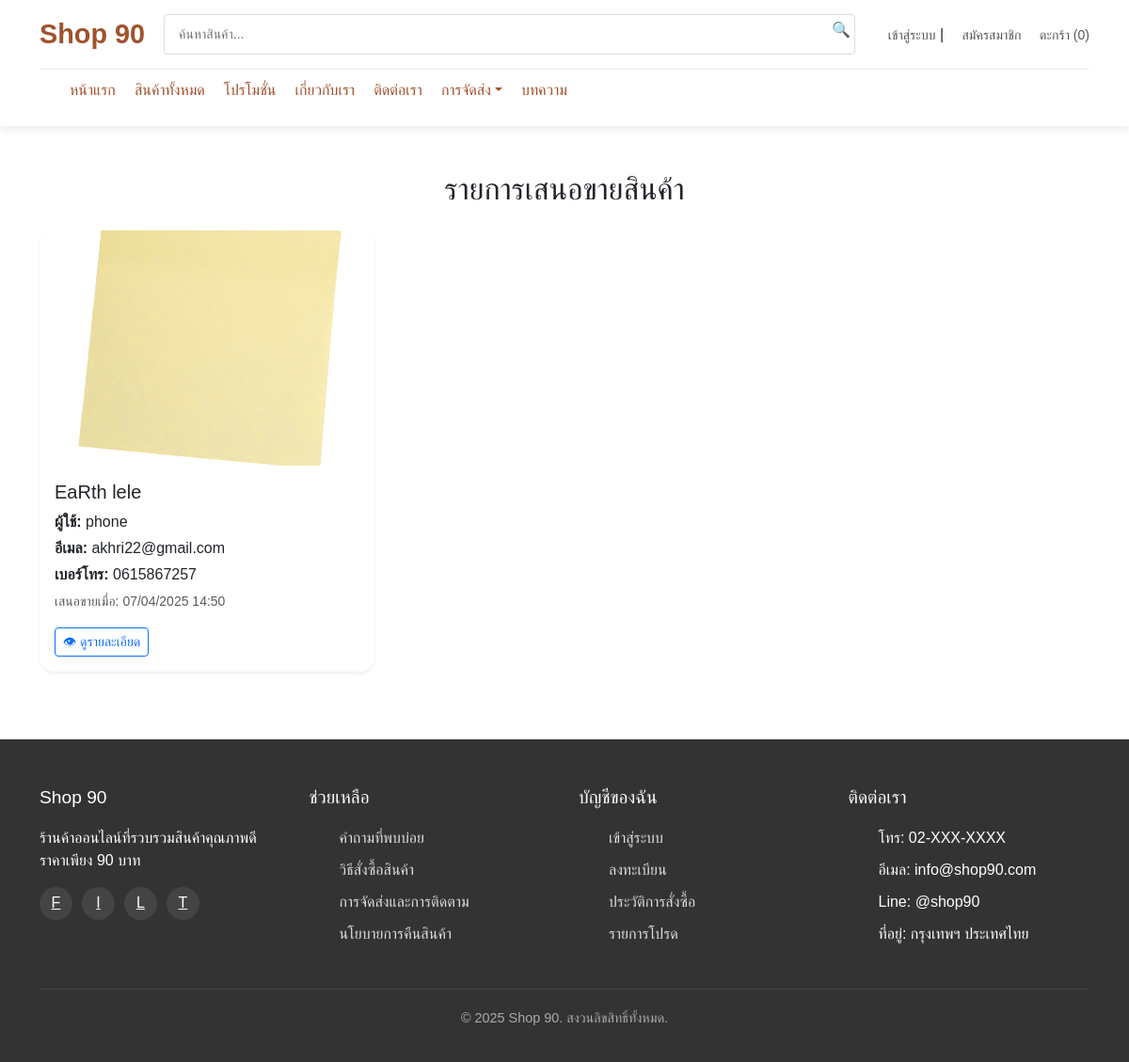
Screenshot of /page/offering_information.php with the database file from the repository.
### tables this page shows
CREATE TABLE `sell_offers` (
  `id` int(11) NOT NULL,
  `first_name` varchar(100) NOT NULL,
  `last_name` varchar(100) NOT NULL,
  `phone` varchar(20) NOT NULL,
  `email` varchar(255) NOT NULL,
  `image_path` varchar(255) NOT NULL,
  `details` text DEFAULT NULL,
  `submitted_at` datetime DEFAULT current_timestamp(),
  `user_id` int(255) NOT NULL
);

CREATE TABLE `users` (
  `user_id` int(11) NOT NULL,
  `username` varchar(255) NOT NULL,
  `email` varchar(255) NOT NULL,
  `password` varchar(255) NOT NULL,
  `phone_number` varchar(20) DEFAULT NULL,
  `address` text DEFAULT NULL,
  `user_type` enum('customer','admin') NOT NULL DEFAULT 'customer',
  `created_at` timestamp NOT NULL DEFAULT current_timestamp(),
  `profile_image` varchar(255) NOT NULL DEFAULT 'default.png'
);

### page/offering_information.php (the view, shortened to what this page needs)
<?php
include('../includes/header.php');
$sql = "SELECT s.*, u.username
        FROM sell_offers s
        JOIN users u ON s.user_id = u.user_id
        ORDER BY s.submitted_at DESC";
$result = mysqli_query($conn, $sql);
?>
<div class="container py-5">
    <h2 class="mb-4 text-center">รายการเสนอขายสินค้า</h2>
    <div class="row">
        <?php while ($row = mysqli_fetch_assoc($result)) : ?>
            <div class="col-md-4 mb-4">
                <div class="card shadow-sm border-0 rounded-4">
                    <img src="../upload/<?= htmlspecialchars($row['image_path']) ?>" class="card-img-top" alt="ภาพสินค้า" style="height: 250px; object-fit: cover;">
                    <div class="card-body">
                        <h5 class="card-title"><?= htmlspecialchars($row['first_name'] . ' ' . $row['last_name']) ?></h5>
                        <p class="card-text mb-1"><strong>ผู้ใช้:</strong> <?= htmlspecialchars($row['username']) ?></p>
                        <p class="card-text mb-1"><strong>อีเมล:</strong> <?= htmlspecialchars($row['email']) ?></p>
                        <p class="card-text mb-1"><strong>เบอร์โทร:</strong> <?= htmlspecialchars($row['phone']) ?></p>
                        <p class="card-text"><small class="text-muted">เสนอขายเมื่อ: <?= date("d/m/Y H:i", strtotime($row['submitted_at'])) ?></small></p>
                        <button class="btn btn-outline-primary btn-sm" data-bs-toggle="modal" data-bs-target="#modal<?= $row['id'] ?>">
                            👁 ดูรายละเอียด
                        </button>
                    </div>
                </div>
            </div>
        <?php endwhile; ?>
    </div>
</div>
<?php include('../includes/footer.php'); ?>

### assets/css/style.css (style rules this page uses)
* { box-sizing: border-box; margin: 0; padding: 0; font-family: 'Prompt', sans-serif; }
body { background-color: #f8f9fa; color: #333; line-height: 1.6; }
.container { max-width: 1200px; margin: 0 auto; padding: 0 20px; }
img { max-width: 100%; }
.btn { padding: 12px 20px; background-color: #A0522D; color: #fff; font-size: 16px; border: none; border-radius: 4px; cursor: pointer; transition: background-color 0.3s; }

### assets/css/product.css (style rules this page uses)
body { font-family: 'Arial', sans-serif; margin: 0; padding: 0; background-color: #f5f5f5; }

### assets/css/profile.css (style rules this page uses)
:root { --main-color: #A0522D; --text-dark: #333; --bg-light: #f5f5f5; --border-radius: 12px; --shadow-light: 0px 2px 10px rgba(0, 0, 0, 0.1); }

### assets/css/modal.css (style rules this page uses)
h2 { color: #333; text-align: center; margin-bottom: 20px; }

### assets/css/order_tracking.css (style rules this page uses)
h2 { text-align: center; color: #333; font-size: 24px; margin-bottom: 20px; }

### rows the page displays
sell_offers: image_path (picture), first_name+last_name "EaRth lele", user.username "phone", email "akhri22@gmail.com", phone "0615867257", submitted_at "07/04/2025 14:50"
